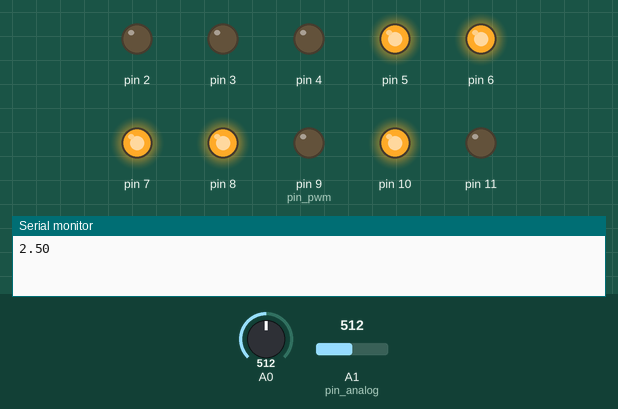
This sketch was run on a simulated Arduino Uno, built with avr-gcc and run on an emulated ATmega328P. Shown: output pins drawn as LEDs (lit = HIGH), the last lines printed to the serial monitor. The test bench sets the inputs (shaded band); at power-on: A1 (pin_analog) = 512, A0 = 512.

Above: at 1.2 s.
1.3 s: A1 (pin_analog) set to 716
At 2.5 s:
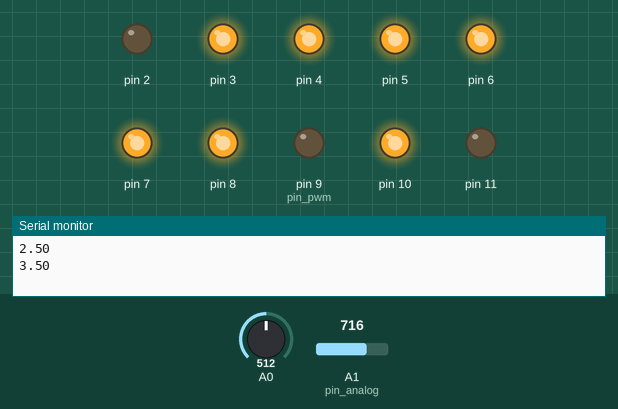
2.8 s: A0 set to 705
5.2 s: A0 set to 728
At 6.5 s:
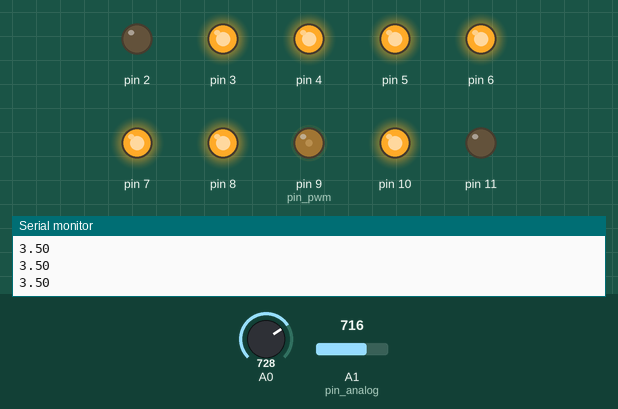
6.8 s: A1 (pin_analog) set to 717
At 8.0 s:
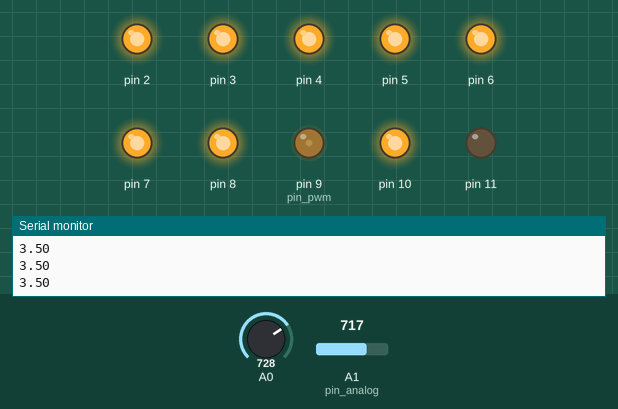
8.3 s: A0 set to 716
At 10.4 s:
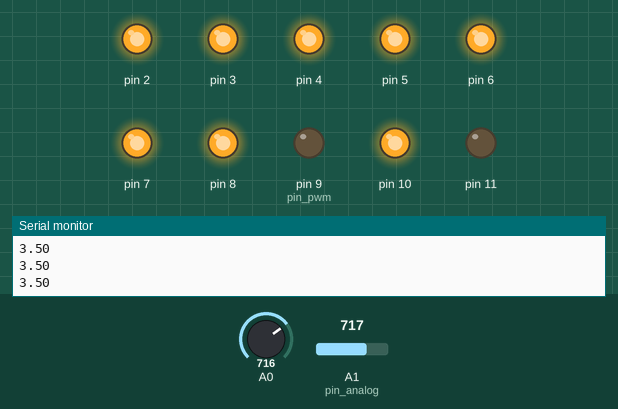
11.8 s: A1 (pin_analog) set to 805
13.3 s: A1 (pin_analog) set to 826
At 14.3 s:
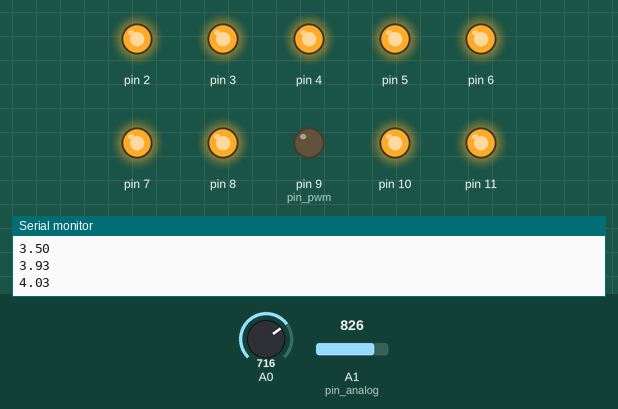
Timing chart, 0 to 15.8 s (numbered marks = the images above; inputs shaded):
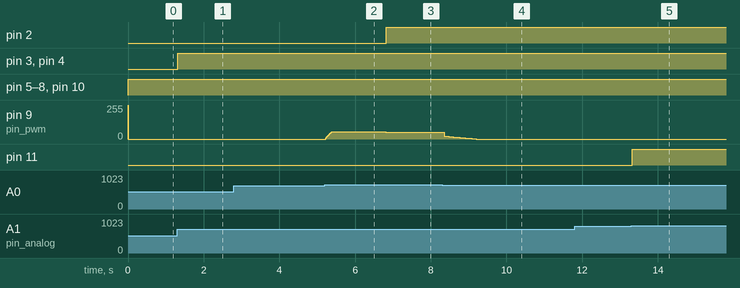

The sketch:

ArduinoRCfungujeFinal.ino
```cpp
int step= 0;
int volt = 0;
int pin_analog = A1,
i = 0,
pin_pwm = 9;
double w = 2;
float y = 0,
output = 0,
eLast = 0,
eCum = 0;
unsigned long now = 0,
lastTime = 0,
timeChange = 0;
int a=1024;
int b=5;
double c=1.16;


void setup()
{
  pinMode(pin_pwm, OUTPUT);
  Serial.begin(9600);

w=w*a*c/b;
 pinMode(0,OUTPUT);
 pinMode(1,OUTPUT);
 pinMode(2,OUTPUT);
  pinMode(3,OUTPUT);
 pinMode(4,OUTPUT);
 pinMode(5,OUTPUT);
  pinMode(6,OUTPUT);
 pinMode(7,OUTPUT);
 pinMode(8,OUTPUT);
  pinMode(10,OUTPUT);
 pinMode(11,OUTPUT);
}


void loop()
{
w=analogRead(A0);


//w=w*b*c/a;
  for (i=0;i<100;i++) {
    y=analogRead(pin_analog);
   output = ComputePID(w, y);
   output=map(output, 0, 1023, 0, 255);
    analogWrite(pin_pwm, output);
y=y*b/a;


   delay(10);
step++;


 if (y > 4.5)
{
digitalWrite(10, HIGH);
digitalWrite(8, HIGH);
digitalWrite(7, HIGH);
digitalWrite(6, HIGH);
digitalWrite(5, HIGH);
digitalWrite(4, HIGH);
digitalWrite(3, HIGH);
digitalWrite(2, HIGH);
digitalWrite(11, HIGH);
digitalWrite(11, HIGH);
}
 else if (y > 4 && y <= 4.5)
{
digitalWrite(10, HIGH);
digitalWrite(8, HIGH);
digitalWrite(7, HIGH);
digitalWrite(6, HIGH);
digitalWrite(5, HIGH);
digitalWrite(4, HIGH);
digitalWrite(3, HIGH);
digitalWrite(2, HIGH);
digitalWrite(11, HIGH);
digitalWrite(0, LOW);
}
 else if (y > 3.5 && y <= 4)
{
digitalWrite(10, HIGH);
digitalWrite(8, HIGH);
digitalWrite(7, HIGH);
digitalWrite(6, HIGH);
digitalWrite(5, HIGH);
digitalWrite(4, HIGH);
digitalWrite(3, HIGH);
digitalWrite(2, HIGH);
digitalWrite(1, LOW);
digitalWrite(0, LOW);
digitalWrite(11, LOW);
}
 else if (y > 3 && y <= 3.5)
{
digitalWrite(10, HIGH);
digitalWrite(8, HIGH);
digitalWrite(7, HIGH);
digitalWrite(6, HIGH);
digitalWrite(5, HIGH);
digitalWrite(4, HIGH);
digitalWrite(3, HIGH);
digitalWrite(2, LOW);
digitalWrite(1, LOW);
digitalWrite(0, LOW);
digitalWrite(11, LOW);
}
 else if (y > 2.5 && y <= 3)
{
digitalWrite(10, HIGH);
digitalWrite(8, HIGH);
digitalWrite(7, HIGH);
digitalWrite(6, HIGH);
digitalWrite(5, HIGH);
digitalWrite(4, HIGH);
digitalWrite(3, LOW);
digitalWrite(2, LOW);
digitalWrite(1, LOW);
digitalWrite(0, LOW);
digitalWrite(11, LOW);
}
 else if (y > 2 && y <= 2.5)
{
digitalWrite(10, HIGH);
digitalWrite(8, HIGH);
digitalWrite(7, HIGH);
digitalWrite(6, HIGH);
digitalWrite(5, HIGH);
digitalWrite(4, LOW);
digitalWrite(3, LOW);
digitalWrite(2, LOW);
digitalWrite(1, LOW);
digitalWrite(0, LOW);
digitalWrite(11, LOW);
}
 else if (y > 1.5 && y <= 2)
{
digitalWrite(10, HIGH);
digitalWrite(8, HIGH);
digitalWrite(7, HIGH);
digitalWrite(6, HIGH);
digitalWrite(5, LOW);
digitalWrite(4, LOW);
digitalWrite(3, LOW);
digitalWrite(2, LOW);
digitalWrite(1, LOW);
digitalWrite(0, LOW);
digitalWrite(11, LOW);
}
 else if (y > 1 && y <= 1.5)
{
digitalWrite(10, HIGH);
digitalWrite(8, HIGH);
digitalWrite(7, HIGH);
digitalWrite(6, LOW);
digitalWrite(5, LOW);
digitalWrite(4, LOW);
digitalWrite(3, LOW);
digitalWrite(2, LOW);
digitalWrite(1, LOW);
digitalWrite(0, LOW);
digitalWrite(11, LOW);
}
 else if (y > 0.5 && y <= 1)
{
digitalWrite(10, HIGH);
digitalWrite(8, HIGH);
digitalWrite(7, LOW);
digitalWrite(6, LOW);
digitalWrite(5, LOW);
digitalWrite(4, LOW);
digitalWrite(3, LOW);
digitalWrite(2, LOW);
digitalWrite(1, LOW);
digitalWrite(0, LOW);
digitalWrite(11, LOW);
}
 else if (y >= 0 && y <= 0.5)
{
digitalWrite(10, HIGH);
digitalWrite(8, LOW);
digitalWrite(7, LOW);
digitalWrite(6, LOW);
digitalWrite(5, LOW);
digitalWrite(4, LOW);
digitalWrite(3, LOW);
digitalWrite(2, LOW);
digitalWrite(1, LOW);
digitalWrite(0, LOW);
digitalWrite(11, LOW);
}


  }
     Serial.println(y);

}
double ComputePID(double wish, double input){
  double Kp = 10, Ki = 0.1, Kd = 0, out = 0, e = 0;
  now = millis();
  timeChange = (now - lastTime);
  e = wish - input;
  eCum += e * timeChange;
  if(eCum>1000){
    eCum=1000;
  }
  if(eCum<-1000){
    eCum=-1000;
  }
  out = (Kp*e)+(Ki*eCum)+(Kd*((e-eLast)/timeChange));
  eLast = e;
  lastTime = now;
  if(out>1023){
    out=1023;
  }
  if(out<0){
    out=0;
  }
  return out;
}
```

Measured:
- the behaviour switches between 716 and 717 on A0 (found by bisection; images 1 and 2)
- the behaviour switches between 716 and 717 on A1 (pin_analog) (found by bisection; images 2 and 3)
- the behaviour switches between 819 and 820 on A1 (pin_analog) (found by bisection; images 4 and 5)
- after the input at 1.3 s, pin 3, pin 4: LOW → HIGH at once
- after the input at 5.2 s, pin 9 (pin_pwm): moves from 0/255 to 54/255 over 0.16 s, starting at once
- after the input at 6.8 s, pin 2: LOW → HIGH at once; pin 9 (pin_pwm): 54/255 → 52/255 at once
- after the input at 8.3 s, pin 9 (pin_pwm): moves from 52/255 to 0/255 over 0.84 s, starting after 0.05 s
- after the input at 13.3 s, pin 11: LOW → HIGH at once
